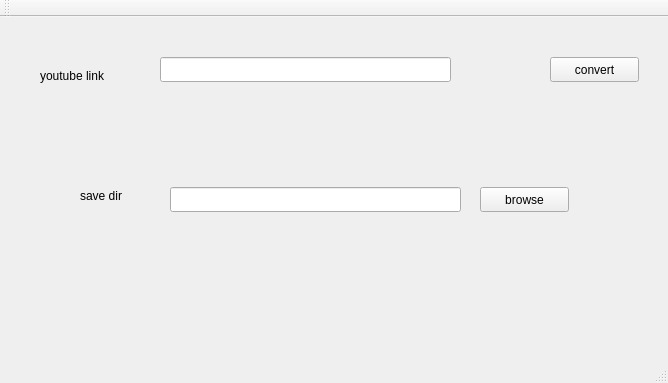
<?xml version="1.0" encoding="UTF-8"?>
<ui version="4.0">
 <class>MainWindow</class>
 <widget class="QMainWindow" name="MainWindow">
  <property name="geometry">
   <rect>
    <x>0</x>
    <y>0</y>
    <width>668</width>
    <height>383</height>
   </rect>
  </property>
  <property name="windowTitle">
   <string>MainWindow</string>
  </property>
  <widget class="QWidget" name="centralWidget">
   <widget class="QPushButton" name="convert_btn">
    <property name="geometry">
     <rect>
      <x>550</x>
      <y>40</y>
      <width>89</width>
      <height>25</height>
     </rect>
    </property>
    <property name="text">
     <string>convert</string>
    </property>
   </widget>
   <widget class="QLabel" name="label">
    <property name="geometry">
     <rect>
      <x>40</x>
      <y>50</y>
      <width>111</width>
      <height>17</height>
     </rect>
    </property>
    <property name="text">
     <string>youtube link</string>
    </property>
   </widget>
   <widget class="QLineEdit" name="youtubelink_le">
    <property name="geometry">
     <rect>
      <x>160</x>
      <y>40</y>
      <width>291</width>
      <height>25</height>
     </rect>
    </property>
   </widget>
   <widget class="QLineEdit" name="savedir_le">
    <property name="geometry">
     <rect>
      <x>170</x>
      <y>170</y>
      <width>291</width>
      <height>25</height>
     </rect>
    </property>
   </widget>
   <widget class="QPushButton" name="savedir_browse_btn">
    <property name="geometry">
     <rect>
      <x>480</x>
      <y>170</y>
      <width>89</width>
      <height>25</height>
     </rect>
    </property>
    <property name="text">
     <string>browse</string>
    </property>
   </widget>
   <widget class="QLabel" name="label_2">
    <property name="geometry">
     <rect>
      <x>80</x>
      <y>170</y>
      <width>67</width>
      <height>17</height>
     </rect>
    </property>
    <property name="text">
     <string>save dir</string>
    </property>
   </widget>
  </widget>
  <widget class="QMenuBar" name="menuBar">
   <property name="geometry">
    <rect>
     <x>0</x>
     <y>0</y>
     <width>668</width>
     <height>22</height>
    </rect>
   </property>
  </widget>
  <widget class="QToolBar" name="mainToolBar">
   <attribute name="toolBarArea">
    <enum>TopToolBarArea</enum>
   </attribute>
   <attribute name="toolBarBreak">
    <bool>false</bool>
   </attribute>
  </widget>
  <widget class="QStatusBar" name="statusBar"/>
 </widget>
 <layoutdefault spacing="6" margin="11"/>
 <resources/>
 <connections/>
</ui>
